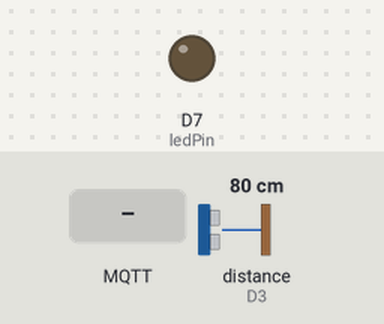
A sketch run on a simulated Arduino Nano 33 IoT. Parts: output pins drawn as LEDs (lit = HIGH). Wiring (inferred from the names in the program): ultrasonic range finder: trigger D2; echo D3. Dashed ring = blinking. The test bench sets the inputs (shaded band); at power-on: distance to the obstacle (sensor on D3) 80 cm. The echo pulse lasts 58.3 µs per cm; WiFi joins after 1.5 s; servers stay silent unless stated; random numbers use the default seed unless the sketch sets one; no MQTT or app messages arrive unless stated; pins used as bus, display or sensor lines are not drawn; what the sketch prints to the serial monitor is not drawn.

Above: at 2.7 s.
2.8 s: MQTT message "1" arrives on the first subscribed topic
At 3.14 s:
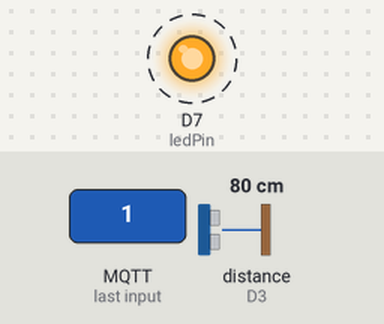
8.8 s: MQTT message "on" arrives on the first subscribed topic
At 11.5 s:
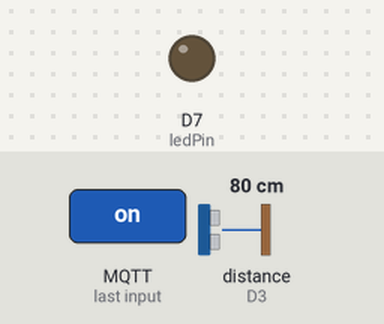
11.8 s: MQTT message "off" arrives on the first subscribed topic
At 12.08 s:
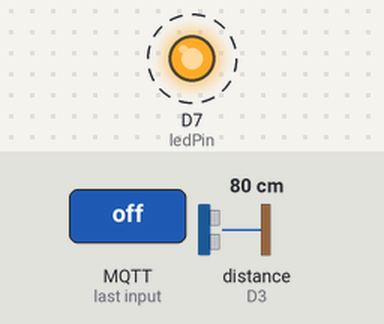
Timing chart, 0 to 14.9 s (numbered marks = the images above; inputs shaded):
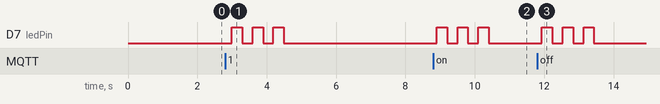

Measured:
- after the input at 2.8 s, D7 (ledPin): alternates HIGH for 0.30 s and LOW for 0.30 s, 6 changes in all, then stays LOW, starting after 0.19 s
- after the input at 8.8 s, D7 (ledPin): alternates HIGH for 0.30 s and LOW for 0.30 s, 6 changes in all, then stays LOW, starting after 0.10 s
- after the input at 11.8 s, D7 (ledPin): alternates HIGH for 0.30 s and LOW for 0.30 s, 6 changes in all, then stays LOW, starting after 0.14 s

The sketch:

Mqtt.ino
```cpp
#include <WiFiNINA.h>       // Library to connect Arduino Nano 33 IoT to WiFi
#include <PubSubClient.h>   // Library to use MQTT protocol

// =====  WiFi credentials =====
const char* ssid = "Ridhima";       // My WiFi name (SSID)
const char* password = "ridhi1811"; // My WiFi password

// ===== Attaching MQTT broker =====
const char* mqttServer = "broker.emqx.io";   // Public EMQX MQTT broker
const int mqttPort = 1883;                   // Standard MQTT port
const char* mqttTopicWave  = "SIT210/wave";  // Topic for wave detection
const char* mqttTopicPat   = "SIT210/pat";   // Topic for pat detection

// ===== Creating Objects =====
WiFiClient wifiClient;              // WiFi client object
PubSubClient client(wifiClient);    // MQTT client object using WiFi

// ===== Defining Pins =====
const int trigPin = 2;   // Ultrasonic TRIG pin
const int echoPin = 3;   // Ultrasonic ECHO pin
const int ledPin  = 7;   // LED pin

// ===== Timing control =====
unsigned long lastWave = 0;         // Stores last wave time
unsigned long lastPat = 0;          // Stores last pat time
const unsigned long cooldown = 2000;  // 2 sec cooldown to prevent spamming

// =================================================================================
// Function: getDistance()
// This will measure distance using ultrasonic sensor and returns value
// =================================================================================
long getDistance() {
  digitalWrite(trigPin, LOW);
  delayMicroseconds(2);
  digitalWrite(trigPin, HIGH);
  delayMicroseconds(10);
  digitalWrite(trigPin, LOW);

  long duration = pulseIn(echoPin, HIGH, 30000); // pulse width (max 30 ms timeout)
  return duration * 0.034 / 2; // Convert time into distance (cm)
}

// =================================================================================
// Function: flashLED()
// This will blink the LED with a given number of times along with given delay
// =================================================================================
void flashLED(int times, int delayMs) {
  for (int i = 0; i < times; i++) {
    digitalWrite(ledPin, HIGH);  // LED ON
    delay(delayMs);
    digitalWrite(ledPin, LOW);   // LED OFF
    delay(delayMs);
  }
}

// =================================================================================
// Function: callback()
// It will run whenever an MQTT message is received
// =================================================================================
void callback(char* topic, byte* payload, unsigned int length) {
  String message;
  for (unsigned int i = 0; i < length; i++) {
    message += (char)payload[i];
  }

  Serial.print("Message received [");
  Serial.print(topic);
  Serial.print("]: ");
  Serial.println(message);

  // LED reaction based on topic
  if (String(topic) == mqttTopicWave) {
    flashLED(3, 300);   // Blink LED 3 times slowly for wave
  }
  else if (String(topic) == mqttTopicPat) {
    flashLED(5, 150);   // Blink LED 5 times fast for pat
  }
}

// =================================================================================
// Function: reconnect()
// Reconnects to MQTT broker if it gets disconnected
// =================================================================================
void reconnect() {
  while (!client.connected()) {
    Serial.print("Attempting MQTT connection to ");
    Serial.print(mqttServer);
    Serial.print(":");
    Serial.println(mqttPort);

    String clientId = "Ridhima_webclient_22";   // Unique client ID
    clientId += String(random(0xffff), HEX);

    if (client.connect(clientId.c_str())) {
      Serial.println("MQTT connected!");
      client.subscribe(mqttTopicWave);  // Subscribe to wave topic
      client.subscribe(mqttTopicPat);   // Subscribe to pat topic
    } else {
      Serial.print("failed, rc=");
      Serial.print(client.state());
      Serial.println(" (retry in 2s)");
      delay(2000);
    }
  }
}

// =================================================================================
// setup()
// =================================================================================
void setup() {
  pinMode(trigPin, OUTPUT);
  pinMode(echoPin, INPUT);
  pinMode(ledPin, OUTPUT);

  Serial.begin(115200);

  // Connect to WiFi
  WiFi.begin(ssid, password);
  while (WiFi.status() != WL_CONNECTED) {
    delay(1000);
    Serial.println("Connecting to WiFi...");
  }
  Serial.print("Connected to WiFi! IP: ");
  Serial.println(WiFi.localIP());

  // Setup MQTT
  client.setServer(mqttServer, mqttPort);
  client.setCallback(callback);

  // Random seed for client ID
  randomSeed(analogRead(0));
}

// =================================================================================
// loop() - runs repeatedly
// =================================================================================
void loop() {
  if (!client.connected()) {
    reconnect();   // Reconnect if needed
  }
  client.loop();   // Handle MQTT messages

  long distance = getDistance();   // Measure distance
  Serial.print("Distance: ");
  Serial.println(distance);

  // Wave detection: 50–100 cm
  if (distance >= 50 && distance <= 100 && millis() - lastWave > cooldown) {
    client.publish(mqttTopicWave, "Ridhima");
    Serial.println("➡ Published: Wave detected!");
    lastWave = millis();
  }

  // Pat detection: < 30 cm
  if (distance > 0 && distance < 30 && millis() - lastPat > cooldown) {
    client.publish(mqttTopicPat, "Ridhima");
    Serial.println("➡ Published: Pat detected!");
    lastPat = millis();
  }

  delay(200); // Small delay to reduce serial flooding
}
```
